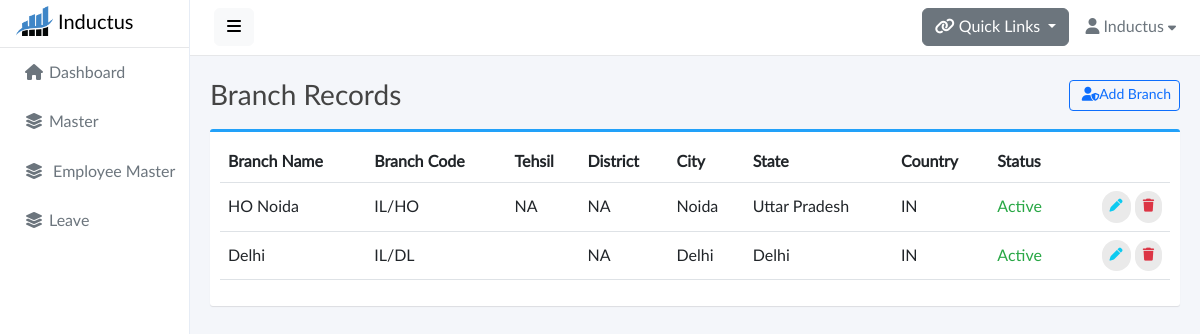
/job-master/branch-master/ (signed in), run on the app's committed database.
### base/models.py (models this page shows, shortened)
class Branch(models.Model):
    id = models.CharField(default=generate_unique_id,primary_key=True,editable=False,max_length=25)
    branch_name = models.CharField(max_length=100,unique=True)
    branch_code = models.CharField(max_length=100,unique=True)
    address = models.CharField(max_length=200,blank=True,null=True)
    tehsil = models.CharField(max_length=100,blank=True,null=True)
    district = models.CharField(max_length=100,blank=True,null=True)
    city = models.CharField(max_length=50,blank=True,null=True)
    state = models.CharField(max_length=50,choices=STATE_CHOICES,blank=True,null=True)
    country = CountryField(blank_label="(select country)")
    status = models.BooleanField()

### base/views.py (the view)
# urls.py: path('job-master/branch-master/',views.BranchMaster,name='branch-master'),
@login_required(login_url='signin')
def BranchMaster(request):
    branch_records = Branch.objects.all()
    if request.method == 'POST':
        branch_form = BranchMasterForm(data=request.POST)
        branch_code = request.POST['branch_code']
        branch_name = request.POST['branch_name']
        branchcode_exist = Branch.objects.filter(branch_code=branch_code).exists() or  Branch.objects.filter(branch_name=branch_name).exists()
        if branchcode_exist:
            messages.error(request, "Branch name or code already Exists")
            return redirect('branch-master')
        if branch_form.is_valid():
            branch_form.save()
            messages.success(request, "Branch added successfully.")
            return redirect('branch-master')
    else:
        branch_form = BranchMasterForm()
    context = {
        'branch_records': branch_records,
        'branch_form': branch_form,
    }
    return render(request, 'branch_master.html', context)

### base/models.py (called while the page is built)
def generate_unique_id():
    return nanoid.generate(size=25)

### base/templates/branch_master.html (shortened to what this page needs)
{% extends 'base.html' %} {% load static %} {% block start %}
<div class="content">
  <div class="container">
    <div class="page-title">
      <h3>
        Branch Records
        <button
          type="button"
          class="btn btn-sm btn-outline-primary float-end"
          data-bs-toggle="modal"
          data-bs-target="#exampleModal"
        >
          &nbsp;<i class="fas fa-user-shield"></i>Add Branch
        </button>
      </h3>
    </div>
    <div class="box box-primary">
      <div class="box-body">
        <table width="100%" class="table table-hover" id="dataTables-example">
          <thead>
            <tr>
              <th>Branch Name</th>
              <th>Branch Code</th>
              <th>Tehsil</th>
              <th>District</th>
              <th>City</th>
              <th>State</th>
              <th>Country</th>
              <th>Status</th>
              <th></th>
            </tr>
          </thead>
          <tbody>
            {% for branch in branch_records %}
            <tr>
              <td>{{branch.branch_name}}</td>
              <td>{{branch.branch_code}}</td>
              <td>{{branch.tehsil}}</td>
              <td>{{branch.district}}</td>
              <td>{{branch.city}}</td>
              <td>{{branch.state}}</td>
              <td>{{branch.country}}</td>
              {% if branch.status %}
              <td style="color: #28a745">Active</td>
              {% else %}
              <td style="color: #dc3545">In Active</td>
              {% endif %}
              <td class="text-end">
                <a
                  href=""
                  class="btn btn-outline-info btn-rounded"
                  data-bs-toggle="modal"
                  data-bs-target="#editBranchModal{{branch.id}}"
                  ><i class="fas fa-pen"></i
                ></a>
                <a
                  class="btn btn-outline-danger btn-rounded"
                  data-bs-toggle="modal"
                  data-bs-target="#deleteBranchModal{{branch.id}}"
                >
                  <i class="fas fa-trash"></i>
                </a>
              </td>
            </tr>
            {% endfor %}
          </tbody>
        </table>
      </div>
    </div>
  </div>
</div>
{% endblock %}

### static/css/master.css (style rules this page uses)
body, h1, .h1, h2, .h2, h3, .h3, h4, .h4, h5, .h5, h6, .h6, p, a, td { -moz-osx-font-smoothing: grayscale; -webkit-font-smoothing: antialiased; }
body { width: 100%; height: 100%; background: #f4f6fa; font-family: "Lato", "Helvetica Neue", Arial, Helvetica, sans-serif; font-size: 1rem; color: #444; }
#body>.content { position: relative; padding: .5rem; }
#body .content .page-title h3 { margin: 1rem 0; }
.page-title { margin: 0; font-size: 1.5rem; line-height: 1.5555556; }
.box { position: relative; border-radius: 3px; background: #ffffff; border-top: 3px solid #d2d6de; margin-bottom: 20px; width: 100%; box-shadow: 0 1px 1px rgba(0, 0, 0, 0.1); }
.box-body { border-top-left-radius: 0; border-top-right-radius: 0; border-bottom-right-radius: 3px; border-bottom-left-radius: 3px; padding: 10px; }
.box-primary { border-top-color: #22a1f9; }
.btn-rounded { border-radius: 10em; padding: 6px 8px; font-size: small; text-transform: none; text-shadow: none !important; background: #eaeaea; border-color: transparent; border: none; }
a, a:hover, a:focus { color: inherit; text-decoration: none; transition: all 0.3s; }
.table td, .table th { vertical-align: middle; }

### data on the page
Branch: branch_name "HO Noida", branch_code "IL/HO", tehsil "NA", district "NA", city "Noida", state "Uttar Pradesh", country "IN", status "Active"
Branch: branch_name "Delhi", branch_code "IL/DL", district "NA", city "Delhi", state "Delhi", country "IN", status "Active"
